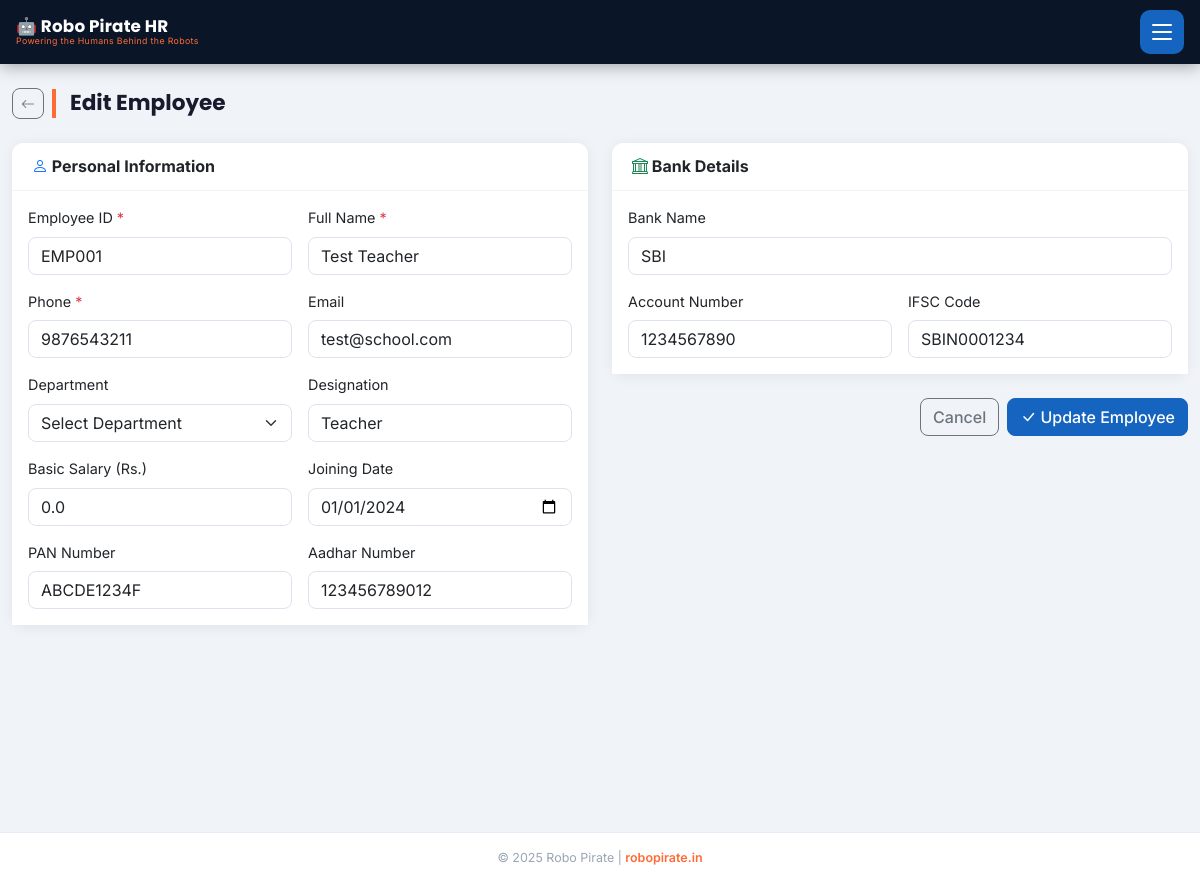
Screenshot of /employees/1/edit (signed in) with the database file from the repository.
### models.py (models this page shows, shortened)
class Employee(db.Model):
    __tablename__ = 'employees'
    id = db.Column(db.Integer, primary_key=True)
    emp_id = db.Column(db.String(20), unique=True, nullable=False)
    name = db.Column(db.String(100), nullable=False)
    phone = db.Column(db.String(15), nullable=False)
    email = db.Column(db.String(120))
    department_id = db.Column(db.Integer, db.ForeignKey('departments.id'))
    designation = db.Column(db.String(100))
    basic_salary = db.Column(db.Float, default=0.0)
    joining_date = db.Column(db.Date, default=date.today)
    is_active = db.Column(db.Boolean, default=True)
    bank_name = db.Column(db.String(100))
    account_number = db.Column(db.String(30))
    ifsc_code = db.Column(db.String(20))
    pan_number = db.Column(db.String(20))
    aadhar_number = db.Column(db.String(20))
    attendances = db.relationship('Attendance', backref='employee', lazy=True)
    leaves = db.relationship('Leave', backref='employee', lazy=True)
    payrolls = db.relationship('Payroll', backref='employee', lazy=True)
    advances = db.relationship('Advance', backref='employee', lazy=True)
    schools = db.relationship('School', secondary=employee_schools, lazy=True,
                              backref=db.backref('assigned_employees', lazy=True))

### blueprints/admin.py (the view, shortened to what this page needs)
@bp.route('/employees/<int:emp_id>/edit', methods=['GET', 'POST'])
@login_required
def edit_employee(emp_id):
    emp = Employee.query.get_or_404(emp_id)
    departments = Department.query.order_by(Department.name).all()
    schools = School.query.filter_by(is_active=True).order_by(School.name).all()
    return render_template('employees/form.html', departments=departments, schools=schools, form=emp, edit=True)

### app.py (called while the page is built)
@app.before_request
def load_persisted_config():
    global _persisted_config_loaded
    if not _persisted_config_loaded:
        persisted_key = AppConfig.get('FAST2SMS_API_KEY')
        if persisted_key:
            app.config['FAST2SMS_API_KEY'] = persisted_key
        _persisted_config_loaded = True

@login_manager.user_loader
def load_user(user_id):
    return User.query.get(int(user_id))

@app.before_request
def restrict_employee_to_portal():
    if current_user.is_authenticated and not current_user.is_admin:
        allowed = ('/portal', '/employee', '/static', '/api', '/logout')
        if request.path != '/' and not request.path.startswith(allowed):
            return redirect(url_for('portal.portal_dashboard'))

### templates/employees/form.html (shortened to what this page needs)
{% extends 'base.html' %}
{% block content %}
<div class="container-fluid py-4">
  <div class="d-flex align-items-center gap-2 mb-4">
    <a href="{{ url_for('admin.employees') }}" class="btn btn-outline-secondary btn-sm"><i class="bi bi-arrow-left"></i></a>
    <h4 class="page-header mb-0">{{ 'Edit Employee' if edit else 'Add New Employee' }}</h4>
  </div>
  <form method="POST">
    <div class="row g-4">
      <div class="col-lg-6">
        <div class="card border-0 shadow-sm">
          <div class="card-header bg-white border-bottom">
            <h6 class="mb-0 fw-bold"><i class="bi bi-person text-primary"></i> Personal Information</h6>
          </div>
          <div class="card-body">
            <div class="row g-3">
              <div class="col-sm-6">
                <label class="form-label">Employee ID <span class="text-danger">*</span></label>
                <input type="text" name="emp_id" class="form-control"
                       value="{{ form.emp_id if edit else form.get('emp_id','') }}"
                       placeholder="EMP001" required {% if edit %}readonly{% endif %}>
              </div>
              <div class="col-sm-6">
                <label class="form-label">Full Name <span class="text-danger">*</span></label>
                <input type="text" name="name" class="form-control"
                       value="{{ form.name if edit else form.get('name','') }}"
                       placeholder="John Doe" required>
              </div>
              <div class="col-sm-6">
                <label class="form-label">Phone <span class="text-danger">*</span></label>
                <input type="tel" name="phone" class="form-control"
                       value="{{ form.phone if edit else form.get('phone','') }}"
                       placeholder="9876543210" pattern="[0-9]{10}" required>
              </div>
              <div class="col-sm-6">
                <label class="form-label">Email</label>
                <input type="email" name="email" class="form-control"
                       value="{{ form.email if edit else form.get('email','') }}"
                       placeholder="john@example.com">
              </div>
              <div class="col-sm-6">
                <label class="form-label">Department</label>
                <select name="department_id" class="form-select">
                  <option value="">Select Department</option>
                </select>
              </div>
              <div class="col-sm-6">
                <label class="form-label">Designation</label>
                <input type="text" name="designation" class="form-control"
                       value="{{ form.designation if edit else form.get('designation','') }}"
                       placeholder="Software Engineer">
              </div>
              <div class="col-sm-6">
                <label class="form-label">Basic Salary (Rs.)</label>
                <input type="number" step="0.01" name="basic_salary" class="form-control"
                       value="{{ form.basic_salary if edit else form.get('basic_salary','') }}"
                       placeholder="25000" min="0">
              </div>
              <div class="col-sm-6">
                <label class="form-label">Joining Date</label>
                <input type="date" name="joining_date" class="form-control"
                       value="{{ form.joining_date.isoformat() if edit and form.joining_date else form.get('joining_date','') }}">
              </div>
              <div class="col-sm-6">
                <label class="form-label">PAN Number</label>
                <input type="text" name="pan_number" class="form-control"
                       value="{{ form.pan_number if edit else form.get('pan_number','') }}"
                       placeholder="ABCDE1234F">
              </div>
              <div class="col-sm-6">
                <label class="form-label">Aadhar Number</label>
                <input type="text" name="aadhar_number" class="form-control"
                       value="{{ form.aadhar_number if edit else form.get('aadhar_number','') }}"
                       placeholder="1234 5678 9012">
              </div>
            </div>
          </div>
        </div>
      </div>
      <div class="col-lg-6">
        <div class="card border-0 shadow-sm">
          <div class="card-header bg-white border-bottom">
            <h6 class="mb-0 fw-bold"><i class="bi bi-bank text-success"></i> Bank Details</h6>
          </div>
          <div class="card-body">
            <div class="row g-3">
              <div class="col-12">
                <label class="form-label">Bank Name</label>
                <input type="text" name="bank_name" class="form-control"
                       value="{{ form.bank_name if edit else form.get('bank_name','') }}"
                       placeholder="State Bank of India">
              </div>
              <div class="col-sm-6">
                <label class="form-label">Account Number</label>
                <input type="text" name="account_number" class="form-control"
                       value="{{ form.account_number if edit else form.get('account_number','') }}"
                       placeholder="00000000000000">
              </div>
              <div class="col-sm-6">
                <label class="form-label">IFSC Code</label>
                <input type="text" name="ifsc_code" class="form-control"
                       value="{{ form.ifsc_code if edit else form.get('ifsc_code','') }}"
                       placeholder="SBIN0001234">
              </div>
            </div>
          </div>
        </div>
        <div class="mt-4 d-flex gap-2 justify-content-end">
          <a href="{{ url_for('admin.employees') }}" class="btn btn-outline-secondary">Cancel</a>
          <button type="submit" class="btn btn-primary">
            <i class="bi bi-check-lg"></i> {{ 'Update Employee' if edit else 'Add Employee' }}
          </button>
        </div>
      </div>
    </div>
  </form>
</div>
{% endblock %}

### static/css/style.css (style rules this page uses)
:root { --primary-dark: #0A1628; --primary-blue: #1565C0; --accent-orange: #FF6B35; --accent-cyan: #00BCD4; --success: #00C853; --bg: #F0F4F8; --card-bg: #FFFFFF; --text-dark: #1A1A2E; --nav-height: 64px; }
*, *::before, *::after { box-sizing: border-box; }
body { background: var(--bg); font-family: 'Inter', -apple-system, BlinkMacSystemFont, 'Segoe UI', sans-serif; font-size: 0.9rem; color: var(--text-dark); -webkit-tap-highlight-color: transparent; }
.page-header { font-family: 'Poppins', sans-serif; font-weight: 700; font-size: 1.35rem; color: var(--text-dark); padding-left: 14px; border-left: 4px solid var(--accent-orange); line-height: 1.3; }
.card { border-radius: 12px !important; border: none !important; box-shadow: 0 2px 14px rgba(0,0,0,0.07) !important; }
.card-header { border-radius: 12px 12px 0 0 !important; padding: 14px 20px; background: var(--card-bg) !important; border-bottom: 1px solid #f0f4f8 !important; }
.card-body { background: var(--card-bg); }
.form-control, .form-select { border-radius: 8px; border: 1.5px solid #dde3ed; transition: border-color 0.2s, box-shadow 0.2s; }
.btn { border-radius: 8px; font-weight: 500; }
.btn-primary { background: var(--primary-blue) !important; border-color: var(--primary-blue) !important; }

### rows the page displays
Employee: emp_id "EMP001", name "Test Teacher", phone "9876543211", email "test@school.com", designation "Teacher", basic_salary "0.0", joining_date "01/01/2024", pan_number "ABCDE1234F", aadhar_number "123456789012", bank_name "SBI", account_number "1234567890", ifsc_code "SBIN0001234"

### other values shown
{{ 'Edit Employee' if edit else 'Add New Employee' }} "Edit Employee"
{{ 'Update Employee' if edit else 'Add Employee' }} "Update Employee"
